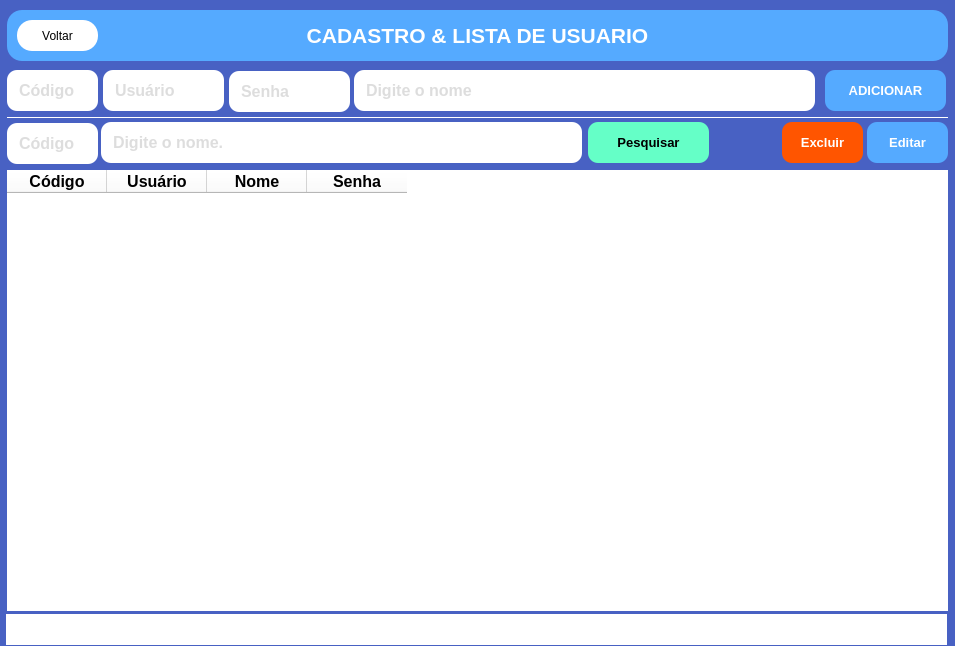
<?xml version="1.0" encoding="UTF-8"?>
<ui version="4.0">
 <class>MainWindow</class>
 <widget class="QMainWindow" name="MainWindow">
  <property name="geometry">
   <rect>
    <x>0</x>
    <y>0</y>
    <width>955</width>
    <height>646</height>
   </rect>
  </property>
  <property name="windowTitle">
   <string>MainWindow</string>
  </property>
  <property name="styleSheet">
   <string notr="true">background-color: rgb(72, 97, 195);
border-radius: 15px</string>
  </property>
  <widget class="QWidget" name="centralwidget">
   <widget class="QLineEdit" name="edtCodigo">
    <property name="enabled">
     <bool>true</bool>
    </property>
    <property name="geometry">
     <rect>
      <x>7</x>
      <y>70</y>
      <width>91</width>
      <height>41</height>
     </rect>
    </property>
    <property name="font">
     <font>
      <pointsize>12</pointsize>
      <weight>75</weight>
      <bold>true</bold>
     </font>
    </property>
    <property name="styleSheet">
     <string notr="true">color: rgb(188, 188, 188);
padding:10px;
border-radius: 10px;
background-color: rgb(255, 255, 255);</string>
    </property>
    <property name="text">
     <string/>
    </property>
    <property name="placeholderText">
     <string>Código</string>
    </property>
   </widget>
   <widget class="QLineEdit" name="edtSenha">
    <property name="enabled">
     <bool>true</bool>
    </property>
    <property name="geometry">
     <rect>
      <x>229</x>
      <y>71</y>
      <width>121</width>
      <height>41</height>
     </rect>
    </property>
    <property name="font">
     <font>
      <pointsize>12</pointsize>
      <weight>75</weight>
      <bold>true</bold>
     </font>
    </property>
    <property name="styleSheet">
     <string notr="true">color: rgb(188, 188, 188);
padding:10px;
border-radius: 10px;
background-color: rgb(255, 255, 255);</string>
    </property>
    <property name="text">
     <string/>
    </property>
    <property name="placeholderText">
     <string>Senha</string>
    </property>
   </widget>
   <widget class="QLineEdit" name="edtNome">
    <property name="enabled">
     <bool>true</bool>
    </property>
    <property name="geometry">
     <rect>
      <x>354</x>
      <y>70</y>
      <width>461</width>
      <height>41</height>
     </rect>
    </property>
    <property name="font">
     <font>
      <pointsize>12</pointsize>
      <weight>75</weight>
      <bold>true</bold>
     </font>
    </property>
    <property name="styleSheet">
     <string notr="true">color: rgb(188, 188, 188);
padding:10px;
background-color: rgb(255, 255, 255);
border-radius: 10px;
</string>
    </property>
    <property name="text">
     <string/>
    </property>
    <property name="placeholderText">
     <string>Digite o nome</string>
    </property>
   </widget>
   <widget class="QLabel" name="lblTitulo">
    <property name="geometry">
     <rect>
      <x>7</x>
      <y>10</y>
      <width>941</width>
      <height>51</height>
     </rect>
    </property>
    <property name="font">
     <font>
      <pointsize>16</pointsize>
      <weight>75</weight>
      <bold>true</bold>
     </font>
    </property>
    <property name="styleSheet">
     <string notr="true">background-color: rgb(85, 170, 255);
color: rgb(255, 255, 255);</string>
    </property>
    <property name="text">
     <string>CADASTRO &amp; LISTA DE USUARIO</string>
    </property>
    <property name="alignment">
     <set>Qt::AlignCenter</set>
    </property>
   </widget>
   <widget class="QTableWidget" name="tabelaDados">
    <property name="geometry">
     <rect>
      <x>7</x>
      <y>170</y>
      <width>941</width>
      <height>441</height>
     </rect>
    </property>
    <property name="font">
     <font>
      <pointsize>12</pointsize>
     </font>
    </property>
    <property name="styleSheet">
     <string notr="true">background-color: rgb(255, 255, 255);
border-radius: 0px;</string>
    </property>
    <property name="editTriggers">
     <set>QAbstractItemView::NoEditTriggers</set>
    </property>
    <property name="alternatingRowColors">
     <bool>true</bool>
    </property>
    <property name="selectionBehavior">
     <enum>QAbstractItemView::SelectRows</enum>
    </property>
    <attribute name="horizontalHeaderHighlightSections">
     <bool>false</bool>
    </attribute>
    <attribute name="verticalHeaderVisible">
     <bool>false</bool>
    </attribute>
    <attribute name="verticalHeaderHighlightSections">
     <bool>false</bool>
    </attribute>
    <column>
     <property name="text">
      <string>Código</string>
     </property>
     <property name="font">
      <font>
       <pointsize>12</pointsize>
       <weight>75</weight>
       <bold>true</bold>
      </font>
     </property>
    </column>
    <column>
     <property name="text">
      <string>Usuário</string>
     </property>
     <property name="font">
      <font>
       <pointsize>12</pointsize>
       <weight>75</weight>
       <bold>true</bold>
      </font>
     </property>
    </column>
    <column>
     <property name="text">
      <string>Nome</string>
     </property>
     <property name="font">
      <font>
       <pointsize>12</pointsize>
       <weight>75</weight>
       <bold>true</bold>
      </font>
     </property>
    </column>
    <column>
     <property name="text">
      <string>Senha</string>
     </property>
     <property name="font">
      <font>
       <pointsize>12</pointsize>
       <weight>75</weight>
       <bold>true</bold>
      </font>
     </property>
    </column>
   </widget>
   <widget class="Line" name="line">
    <property name="geometry">
     <rect>
      <x>7</x>
      <y>117</y>
      <width>941</width>
      <height>1</height>
     </rect>
    </property>
    <property name="styleSheet">
     <string notr="true">background-color: rgb(255, 255, 255);</string>
    </property>
    <property name="orientation">
     <enum>Qt::Horizontal</enum>
    </property>
   </widget>
   <widget class="QLineEdit" name="edtCodigoPesquisar">
    <property name="enabled">
     <bool>true</bool>
    </property>
    <property name="geometry">
     <rect>
      <x>7</x>
      <y>123</y>
      <width>91</width>
      <height>41</height>
     </rect>
    </property>
    <property name="font">
     <font>
      <pointsize>12</pointsize>
      <weight>75</weight>
      <bold>true</bold>
     </font>
    </property>
    <property name="styleSheet">
     <string notr="true">color: rgb(188, 188, 188);
padding:10px;
border-radius: 10px;
background-color: rgb(255, 255, 255);</string>
    </property>
    <property name="text">
     <string/>
    </property>
    <property name="placeholderText">
     <string>Código</string>
    </property>
   </widget>
   <widget class="QLineEdit" name="edtNomePesquisar">
    <property name="enabled">
     <bool>true</bool>
    </property>
    <property name="geometry">
     <rect>
      <x>101</x>
      <y>122</y>
      <width>481</width>
      <height>41</height>
     </rect>
    </property>
    <property name="font">
     <font>
      <pointsize>12</pointsize>
      <weight>75</weight>
      <bold>true</bold>
     </font>
    </property>
    <property name="styleSheet">
     <string notr="true">color: rgb(188, 188, 188);
padding:10px;
border-radius: 10px;
background-color: rgb(255, 255, 255);</string>
    </property>
    <property name="text">
     <string/>
    </property>
    <property name="placeholderText">
     <string>Digite o nome.</string>
    </property>
   </widget>
   <widget class="QPushButton" name="btnVoltar">
    <property name="geometry">
     <rect>
      <x>17</x>
      <y>20</y>
      <width>81</width>
      <height>31</height>
     </rect>
    </property>
    <property name="styleSheet">
     <string notr="true">background-color: rgb(255, 255, 255);</string>
    </property>
    <property name="text">
     <string>Voltar</string>
    </property>
   </widget>
   <widget class="QLineEdit" name="edtUsuario">
    <property name="enabled">
     <bool>true</bool>
    </property>
    <property name="geometry">
     <rect>
      <x>103</x>
      <y>70</y>
      <width>121</width>
      <height>41</height>
     </rect>
    </property>
    <property name="font">
     <font>
      <pointsize>12</pointsize>
      <weight>75</weight>
      <bold>true</bold>
     </font>
    </property>
    <property name="styleSheet">
     <string notr="true">color: rgb(188, 188, 188);
padding:10px;
border-radius: 10px;
background-color: rgb(255, 255, 255);</string>
    </property>
    <property name="text">
     <string/>
    </property>
    <property name="placeholderText">
     <string>Usuário</string>
    </property>
   </widget>
   <widget class="QPushButton" name="btnPesquisar">
    <property name="geometry">
     <rect>
      <x>588</x>
      <y>122</y>
      <width>121</width>
      <height>41</height>
     </rect>
    </property>
    <property name="font">
     <font>
      <pointsize>10</pointsize>
      <weight>75</weight>
      <bold>true</bold>
     </font>
    </property>
    <property name="styleSheet">
     <string notr="true">background-color: rgb(101, 255, 199);
color: rgb(0, 0, 0);
border-radius: 10px</string>
    </property>
    <property name="text">
     <string>Pesquisar</string>
    </property>
   </widget>
   <widget class="QPushButton" name="btnExcluir">
    <property name="geometry">
     <rect>
      <x>782</x>
      <y>122</y>
      <width>81</width>
      <height>41</height>
     </rect>
    </property>
    <property name="font">
     <font>
      <pointsize>10</pointsize>
      <weight>75</weight>
      <bold>true</bold>
     </font>
    </property>
    <property name="styleSheet">
     <string notr="true">background-color: rgb(255, 85, 0);
color: rgb(255, 255, 255);
border-radius: 10px</string>
    </property>
    <property name="text">
     <string>Excluir</string>
    </property>
   </widget>
   <widget class="QPushButton" name="btnEditar">
    <property name="geometry">
     <rect>
      <x>867</x>
      <y>122</y>
      <width>81</width>
      <height>41</height>
     </rect>
    </property>
    <property name="font">
     <font>
      <pointsize>10</pointsize>
      <weight>75</weight>
      <bold>true</bold>
     </font>
    </property>
    <property name="styleSheet">
     <string notr="true">background-color: rgb(85, 170, 255);
color: #ffffff;
border-radius: 10px</string>
    </property>
    <property name="text">
     <string>Editar</string>
    </property>
   </widget>
   <widget class="QPushButton" name="btnAdicionar">
    <property name="geometry">
     <rect>
      <x>825</x>
      <y>70</y>
      <width>121</width>
      <height>41</height>
     </rect>
    </property>
    <property name="font">
     <font>
      <pointsize>10</pointsize>
      <weight>75</weight>
      <bold>true</bold>
     </font>
    </property>
    <property name="styleSheet">
     <string notr="true">background-color: rgb(85, 170, 255);
color: rgb(255, 255, 255);
border-radius: 10px</string>
    </property>
    <property name="text">
     <string>ADICIONAR</string>
    </property>
   </widget>
   <widget class="QLabel" name="lblMensagem">
    <property name="geometry">
     <rect>
      <x>6</x>
      <y>614</y>
      <width>941</width>
      <height>31</height>
     </rect>
    </property>
    <property name="font">
     <font>
      <pointsize>10</pointsize>
     </font>
    </property>
    <property name="styleSheet">
     <string notr="true">background-color: rgb(255, 255, 255);
border-radius: none</string>
    </property>
    <property name="text">
     <string/>
    </property>
   </widget>
  </widget>
 </widget>
 <tabstops>
  <tabstop>edtCodigo</tabstop>
  <tabstop>edtUsuario</tabstop>
  <tabstop>edtSenha</tabstop>
  <tabstop>edtNome</tabstop>
  <tabstop>btnAdicionar</tabstop>
  <tabstop>edtCodigoPesquisar</tabstop>
  <tabstop>edtNomePesquisar</tabstop>
  <tabstop>btnPesquisar</tabstop>
  <tabstop>btnExcluir</tabstop>
  <tabstop>btnEditar</tabstop>
  <tabstop>tabelaDados</tabstop>
  <tabstop>btnVoltar</tabstop>
 </tabstops>
 <resources/>
 <connections/>
</ui>
